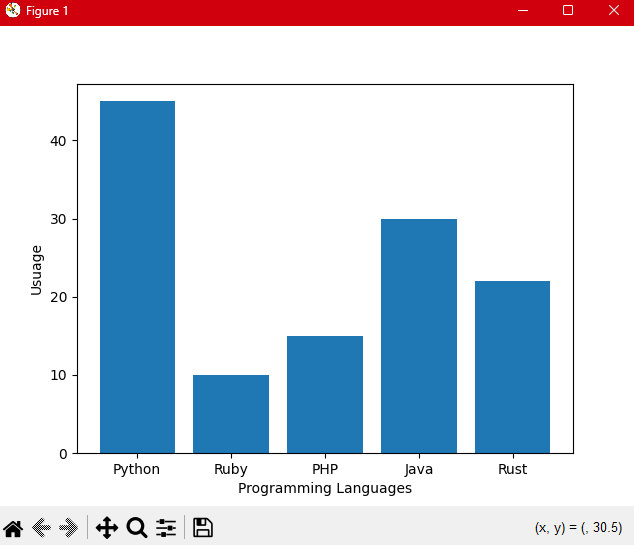

This chart was generated by the following Python code:
import matplotlib.pyplot as plt 

# Set up the data
labels = ("Python", "Ruby", "PHP", "Java", "Rust")

# Provides locations on x axis
index = (1, 2, 3, 4, 5)
sizes = [45, 10, 15, 30, 22]

# Set up the bar chart
plt.bar(index, sizes, tick_label = labels)

# Configure the layout 
plt.ylabel("Usuage")
plt.xlabel("Programming Languages")

# Display the chart
plt.show()
